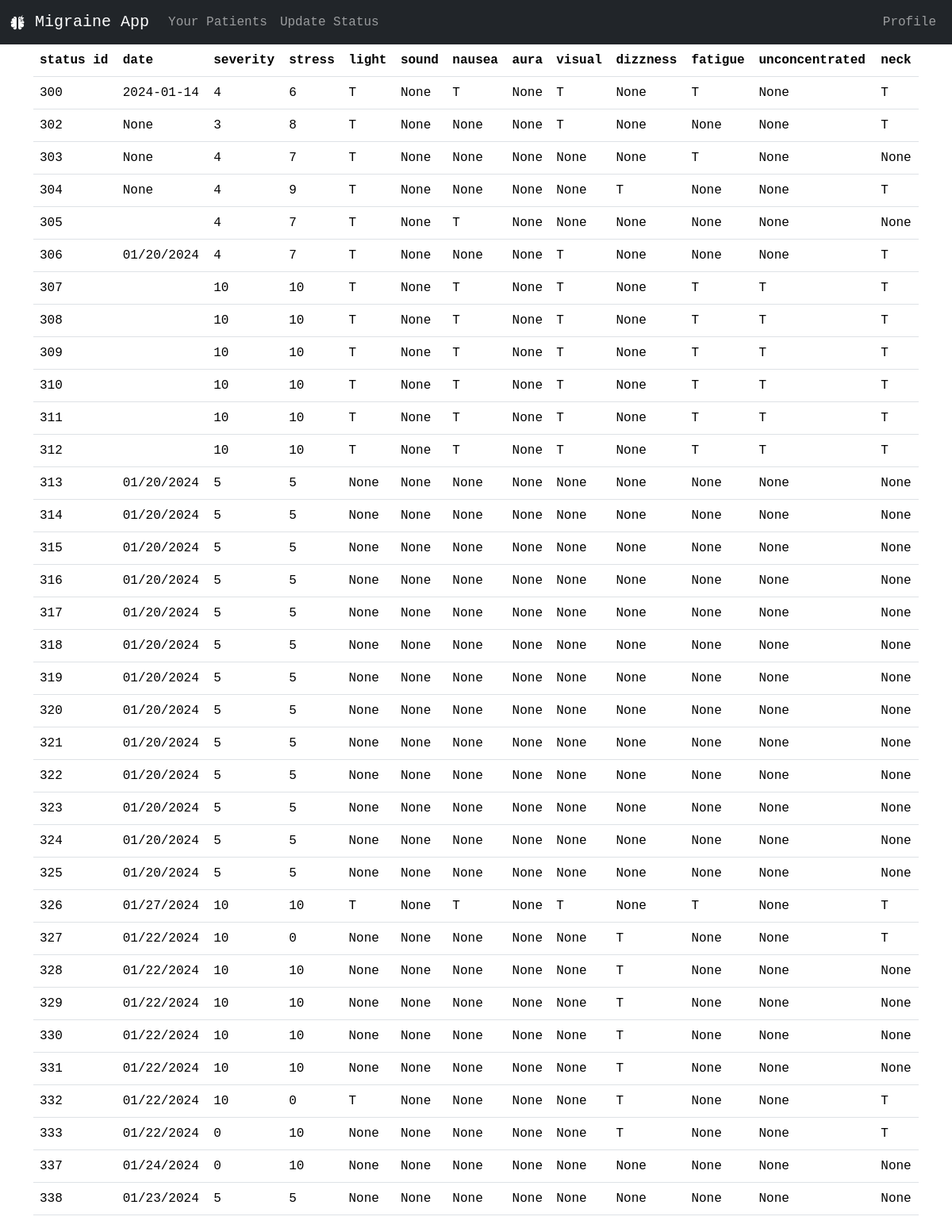
Screenshot of /user_details/100 (signed in) with the database file from the repository.
### website/models.py (models this page shows)
class Status(db.Model):
    id = db.Column(db.Integer, primary_key=True, autoincrement=True)
    date = db.Column(db.String(150))
    severity = db.Column(db.Integer)
    stress = db.Column(db.Integer)
    light = db.Column(db.String(1))
    sound = db.Column(db.String(1))
    nausea = db.Column(db.String(1))
    aura = db.Column(db.String(1))
    visual = db.Column(db.String(1))
    dizzness = db.Column(db.String(1))
    fatigue = db.Column(db.String(1))
    unconcentrated = db.Column(db.String(1))
    neck = db.Column(db.String(1))
    user_id = db.Column(db.Integer, db.ForeignKey("user.id"))

### website/views.py (the view)
@views.route("/user_details/<int:user_id>")
@login_required
def user_details(user_id):
    print(user_id)
    if user_id:
        status_details = (
            db.session.query(
                Status.id,
                Status.date,
                Status.severity,
                Status.stress,
                Status.light,
                Status.sound,
                Status.nausea,
                Status.aura,
                Status.visual,
                Status.dizzness,
                Status.fatigue,
                Status.unconcentrated,
                Status.neck
            ).filter(
                Status.user_id == user_id
            ).all()
        )
        for i in status_details:
            print(i)
        return render_template("user_details.html", status_details=status_details)
    else:
        flash("User not found", "error")
        return redirect(url_for("views.care_home"))

### website/__init__.py (called while the page is built)
def create_app():
    app = Flask(__name__)
    app.config["SECRET_KEY"] = "heisenberg"
    app.config["SQLALCHEMY_DATABASE_URI"] = f"sqlite:///{DB_NAME}"
    db.init_app(app)
    from .views import views
    from .auth import auth
    app.register_blueprint(views, url_prefix="/")
    app.register_blueprint(auth, url_prefix="/")
    from .models import User, Caretaker, Admin
    create_database(app)
    login_manager = LoginManager()
    login_manager.login_view = "auth.login"
    login_manager.login_message = "User needs to be logged in to view this page"
    login_manager.login_message_category = "error"
    login_manager.init_app(app)
    @login_manager.user_loader
    def load_user(email):
        u = User.query.get(email)
        c = Caretaker.query.get(email)
        a = Admin.query.get(email)
        return u or c or a
    return app

### website/templates/user_details.html
{% extends "care_base.html" %}
{% block body %}
    <table class="table ">
        <thead class="thead-dark">
            <tr>
                <th scope="col">status id</th>
                <th scope="col">date</th>
                <th scope="col">severity</th>
                <th scope="col">stress</th>
                <th scope="col">light</th>
                <th scope="col">sound</th>
                <th scope="col">nausea</th>
                <th scope="col">aura</th>
                <th scope="col">visual</th>
                <th scope="col">dizzness</th>
                <th scope="col">fatigue</th>
                <th scope="col">unconcentrated</th>
                <th scope="col">neck</th>
                </tr>
        </thead>
        <tbody>
            {% for i in status_details %}
                <tr>
                    <td>{{ i[0] }}</th>
                    <td>{{ i[1] }}</td>
                    <td>{{ i[2] }}</td>
                    <td>{{ i[3] }}</td>
                    <td>{{ i[4] }}</td>
                    <td>{{ i[5] }}</td>
                    <td>{{ i[6] }}</td>
                    <td>{{ i[7] }}</td>
                    <td>{{ i[8] }}</td>
                    <td>{{ i[9] }}</td>
                    <td>{{ i[10] }}</td>
                    <td>{{ i[11] }}</td>
                    <td>{{ i[12] }}</td>
                </tr>
            {% endfor %}
        </tbody>
    </table>
{% endblock %}

### rows the page displays
Status: id "300", date "2024-01-14", severity "4", stress "6", light "T", i "None", nausea "T", visual "T", fatigue "T", neck "T"
Status: id "302", i "None", severity "3", stress "8", light "T", visual "T", neck "T"
Status: id "303", i "None", severity "4", stress "7", light "T", fatigue "T"
Status: id "304", i "None", severity "4", stress "9", light "T", dizzness "T", neck "T"
Status: id "305", severity "4", stress "7", light "T", i "None", nausea "T"
Status: id "306", date "01/20/2024", severity "4", stress "7", light "T", i "None", visual "T", neck "T"
Status: id "307", severity "10", stress "10", light "T", i "None", nausea "T", visual "T", fatigue "T", unconcentrated "T", neck "T"
Status: id "308", severity "10", stress "10", light "T", i "None", nausea "T", visual "T", fatigue "T", unconcentrated "T", neck "T"
Status: id "309", severity "10", stress "10", light "T", i "None", nausea "T", visual "T", fatigue "T", unconcentrated "T", neck "T"
Status: id "310", severity "10", stress "10", light "T", i "None", nausea "T", visual "T", fatigue "T", unconcentrated "T", neck "T"
Status: id "311", severity "10", stress "10", light "T", i "None", nausea "T", visual "T", fatigue "T", unconcentrated "T", neck "T"
Status: id "312", severity "10", stress "10", light "T", i "None", nausea "T", visual "T", fatigue "T", unconcentrated "T", neck "T"
Status: id "313", date "01/20/2024", severity "5", stress "5", i "None"
Status: id "314", date "01/20/2024", severity "5", stress "5", i "None"
Status: id "315", date "01/20/2024", severity "5", stress "5", i "None"
Status: id "316", date "01/20/2024", severity "5", stress "5", i "None"
Status: id "317", date "01/20/2024", severity "5", stress "5", i "None"
Status: id "318", date "01/20/2024", severity "5", stress "5", i "None"
Status: id "319", date "01/20/2024", severity "5", stress "5", i "None"
Status: id "320", date "01/20/2024", severity "5", stress "5", i "None"
Status: id "321", date "01/20/2024", severity "5", stress "5", i "None"
Status: id "322", date "01/20/2024", severity "5", stress "5", i "None"
Status: id "323", date "01/20/2024", severity "5", stress "5", i "None"
Status: id "324", date "01/20/2024", severity "5", stress "5", i "None"
Status: id "325", date "01/20/2024", severity "5", stress "5", i "None"
Status: id "326", date "01/27/2024", severity "10", stress "10", light "T", i "None", nausea "T", visual "T", fatigue "T", neck "T"
Status: id "327", date "01/22/2024", severity "10", stress "0", i "None", dizzness "T", neck "T"
Status: id "328", date "01/22/2024", severity "10", stress "10", i "None", dizzness "T"
Status: id "329", date "01/22/2024", severity "10", stress "10", i "None", dizzness "T"
Status: id "330", date "01/22/2024", severity "10", stress "10", i "None", dizzness "T"
Status: id "331", date "01/22/2024", severity "10", stress "10", i "None", dizzness "T"
Status: id "332", date "01/22/2024", severity "10", stress "0", light "T", i "None", dizzness "T", neck "T"
Status: id "333", date "01/22/2024", severity "0", stress "10", i "None", dizzness "T", neck "T"
Status: id "337", date "01/24/2024", severity "0", stress "10", i "None"
Status: id "338", date "01/23/2024", severity "5", stress "5", i "None"
